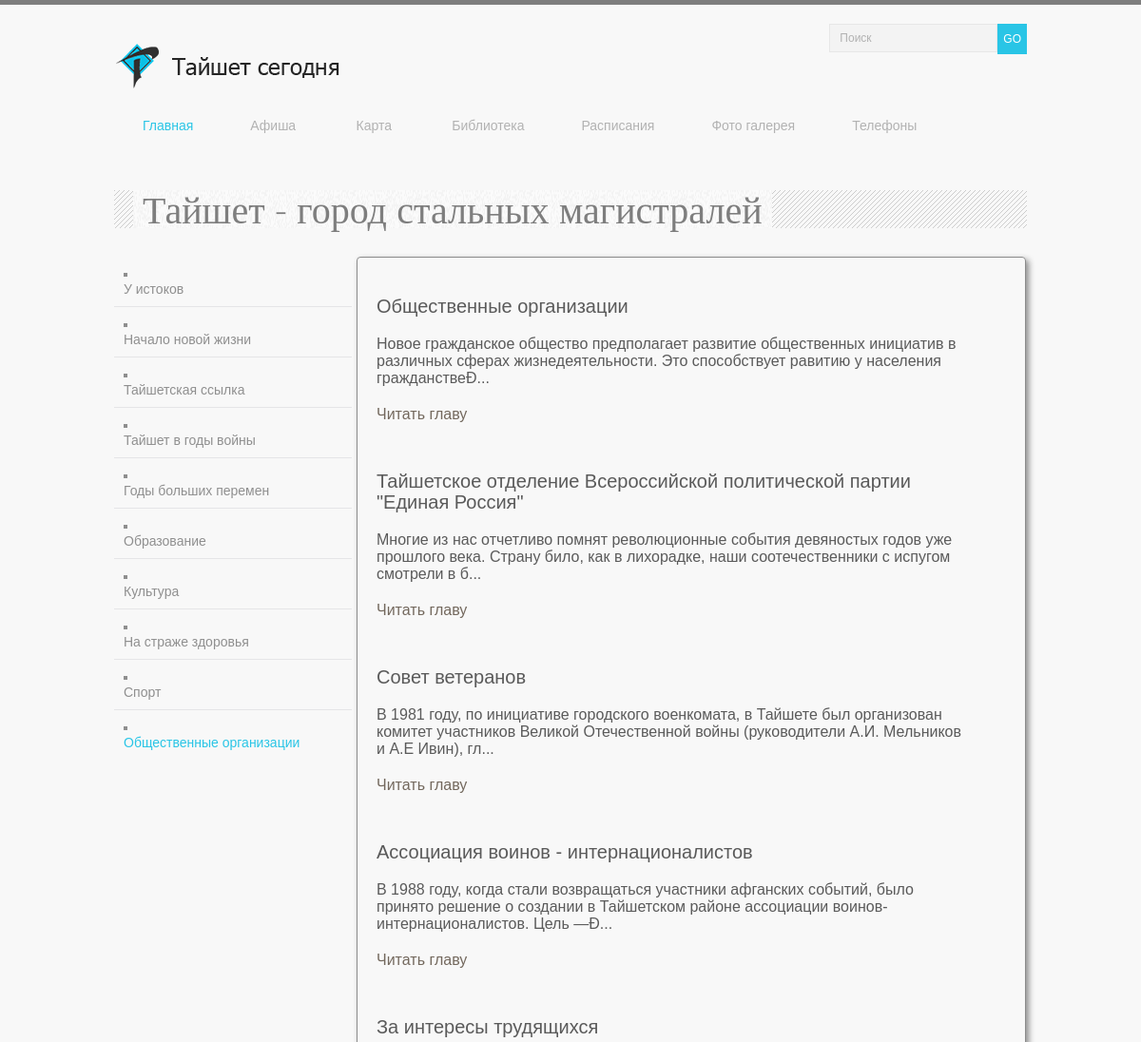
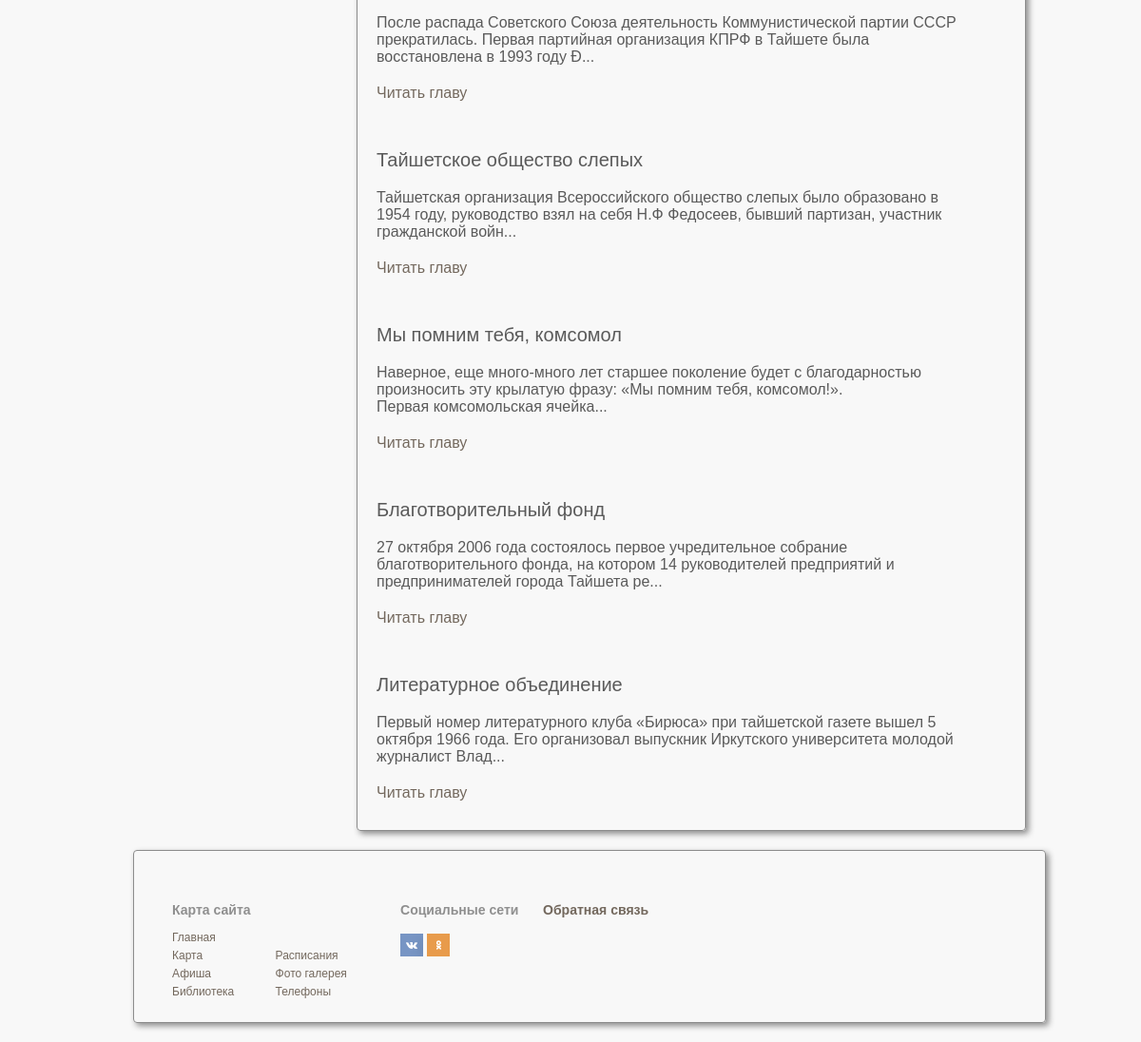
Screenshot of /tayshet_gorod_stalnykh_magistraley_obshchestvennye_organizatsii.php with the database file from the repository (2 pictures, top to bottom).
### tables this page shows
CREATE TABLE stocks ( id INTEGER PRIMARY KEY, text TEXT, img TEXT, zag TEXT, date TEXT, link TEXT);

### bookPages/blockGorodOne.php (the view)
<div class="pageBookBlock">
	<?php
	$start = "novosti";
    $db = new PDO("sqlite:admin/post3.db");
  if($_GET['novosti']=="click" or $start=="novosti") {
   $res = $db->query("SELECT * FROM stocks WHERE id > 79 LIMIT 9;");
   if($_GET['news']=="click") { $start = "novosti";
    $fog = $_GET['nom'];
  	$res = $db->query("SELECT * FROM stocks WHERE id=$fog;");
	foreach ($res as $array)
         {
	echo("<div><a href=\"index.php\">Вернуться на главную</a></div><div class=\"zagol\">".$array['zag']."</div><div class=\"text\">".stripcslashes($array['text'])."</div>");
         }
		 }
   else{
   foreach ($res as $array)
         {
		 if(strlen($array['text'])>300) { $osnovtexti = substr($array['text'],0,300);
		 $osnovtext = stripcslashes($osnovtexti."..."); }
		 else { $osnovtext = stripcslashes($array['text']); }
         echo("<div class=\"smallBlogArticle\">");
         echo("<p class=\"zagol\">".$array['zag']."</p>");
		 echo("<p>".$osnovtext."</p>");
	   if(strlen($array['text'])>300){
		 echo("<div class=\"text\"><a href=\"/".$array['id']."\">Читать главу</a></div>");}
		 echo("</div>");
         }
       }
     }
	?>
</div>

### css/main.css (style rules this page uses)
*,legend { box-sizing:border-box }
html { font-family:sans-serif;-ms-text-size-adjust:100%;-webkit-text-size-adjust:100% }
a { background-color:transparent }
body { color:#8f8f8f;font:12px Tahoma,sans-serif;background-color:#f8f8f8;border-top:5px solid #7e7e7e;margin:0 }
p { margin:20px 0 }
#form a,a { text-decoration:none }
.pageBookBlock,.pageBookBlockMain { text-overflow:ellipsis;box-shadow:3px 3px 6px 0 #8c8c8c;margin:0 0 0 5px;font:400 16px/1 "Times New Roman",Times,serif;box-sizing:content-box;padding:10px;display:inline-block }
.pageBookBlock { width:71%;border:1px solid #8c8c8c;border-radius:4px }
.smallBlogArticle { box-sizing:content-box;width:91%;padding:10px;margin-bottom:10px;overflow:hidden;font:normal normal normal 16px/18px Arial,Times,serif;color:#5a5a5a;text-align:left;display:inline-block;vertical-align:top }
.zagol,.zagolPages { font:normal normal normal 20px/22px Arial,Times,serif }
a { color:#73685d }

### rows the page displays
stocks: zag "Общественные организации", text "Новое гражданское общество предполагает развитие общественных инициатив в различных сферах жизнедеятельности. Это способствует равитию у населения гражданствеÐ..."
stocks: zag "Тайшетское отделение Всероссийской политической партии \"Единая Россия\"", text "Многие из нас отчетливо помнят революционные события девяностых годов уже прошлого века. Страну било, как в лихорадке, наши соотечественники с испугом смотрели в б..."
stocks: zag "Совет ветеранов", text "В 1981 году, по инициативе городского военкомата, в Тайшете был организован комитет участников Великой Отечественной войны (руководители А.И. Мельников и А.Е Ивин), гл..."
stocks: zag "Ассоциация воинов - интернационалистов", text "В 1988 году, когда стали возвращаться участники афганских событий, было принято решение о создании в Тайшетском районе ассоциации воинов-интернационалистов. Цель —Ð..."
stocks: zag "За интересы трудящихся", text "После распада Советского Союза деятельность Коммунистической партии СССР прекратилась. Первая партийная организация КПРФ в Тайшете была восстановлена в 1993 году Ð..."
stocks: zag "Тайшетское общество слепых", text "Тайшетская организация Всероссийского общество слепых было образовано в 1954 году, руководство взял на себя Н.Ф Федосеев, бывший партизан, участник гражданской войн..."
stocks: zag "Мы помним тебя, комсомол", text "Наверное, еще много-много лет старшее поколение будет с благодарностью произносить эту крылатую фразу: «Мы помним тебя, комсомол!». Первая комсомольская ячейка..."
stocks: zag "Благотворительный фонд", text "27 октября 2006 года состоялось первое учредительное собрание благотворительного фонда, на котором 14 руководителей предприятий и предпринимателей города Тайшета ре..."
stocks: zag "Литературное объединение", text "Первый номер литературного клуба «Бирюса» при тайшетской газете вышел 5 октября 1966 года. Его организовал выпускник Иркутского университета молодой журналист Влад..."

### other values shown
$menu[0][0] "Главная"
$menu[1][0] "Афиша"
$menu[6][0] "Карта"
$menu[2][0] "Библиотека"
$menu[3][0] "Расписания"
$menu[4][0] "Фото галерея"
$menu[5][0] "Телефоны"
